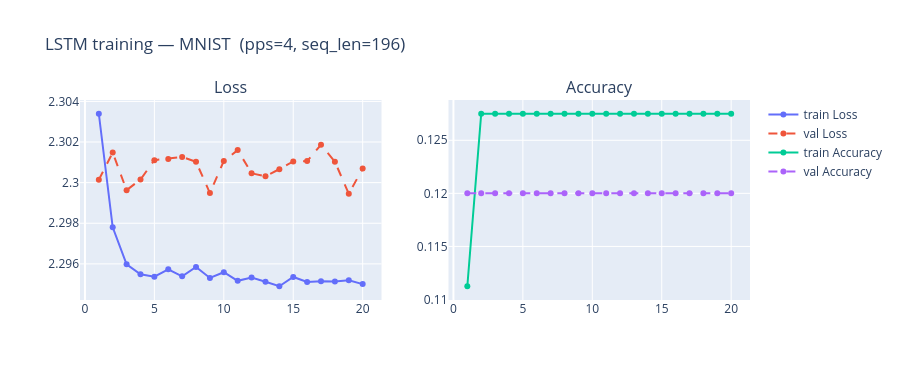
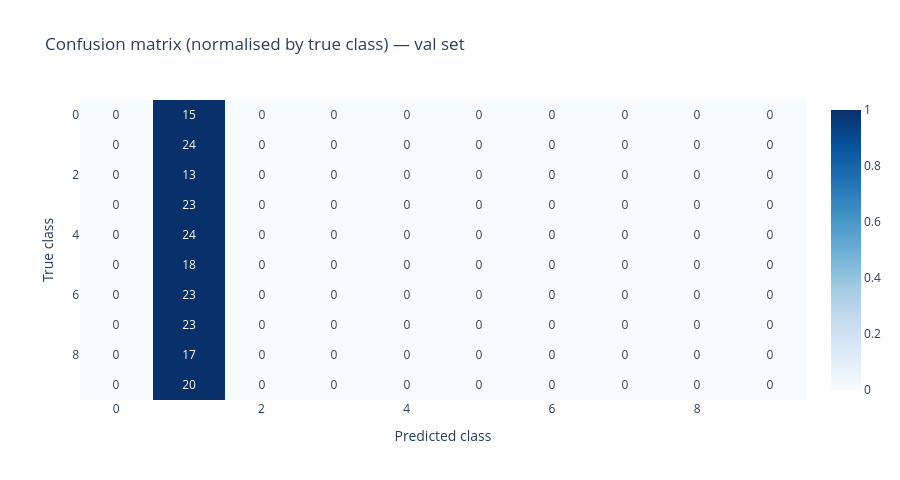

Here is the notebook cell these charts were saved with, in order:
### Code cell
# ---------------------------------------------------------------------------
# 8.5  Visualise training curves and confusion matrix
# ---------------------------------------------------------------------------
epochs_range = list(range(1, LSTM_NUM_EPOCHS + 1))

# ── training curves ──────────────────────────────────────────────────────────
fig_hist = make_subplots(
    rows=1, cols=2,
    subplot_titles=("Loss", "Accuracy"),
)
for col, (metric, label) in enumerate(
    [("loss", "Loss"), ("acc", "Accuracy")], start=1
):
    fig_hist.add_scatter(
        x=epochs_range, y=history[f"train_{metric}"],
        mode='lines+markers', name=f"train {label}",
        row=1, col=col,
    )
    fig_hist.add_scatter(
        x=epochs_range, y=history[f"val_{metric}"],
        mode='lines+markers', name=f"val {label}",
        line=dict(dash='dash'),
        row=1, col=col,
    )

fig_hist.update_layout(
    title_text=(
        f"LSTM training — {LSTM_DATASET}  "
        f"(pps={LSTM_PIXELS_PER_STEP}, seq_len={seq_len_lstm})"
    ),
    height=380,
)
fig_hist.show()

# ── confusion matrix ─────────────────────────────────────────────────────────
model.eval()
all_preds, all_true = [], []
with torch.no_grad():
    for xb, yb in val_dl:
        xb = xb.to(LSTM_DEVICE)
        preds = model(xb).argmax(1).cpu().numpy()
        all_preds.append(preds)
        all_true.append(yb.numpy())

all_preds = np.concatenate(all_preds)
all_true  = np.concatenate(all_true)

cm = np.zeros((n_classes, n_classes), dtype=int)
for t, p in zip(all_true, all_preds):
    cm[t, p] += 1

# Normalise rows to get recall-like heatmap
cm_norm = cm.astype(float)
row_sums = cm_norm.sum(axis=1, keepdims=True)
cm_norm  = np.where(row_sums > 0, cm_norm / row_sums, 0.0)

fig_cm = go.Figure(go.Heatmap(
    z            = cm_norm.tolist(),
    colorscale   = 'Blues',
    text         = cm.tolist(),
    texttemplate = "%{text}",
    showscale    = True,
))
fig_cm.update_layout(
    title_text  = f"Confusion matrix (normalised by true class) — val set",
    xaxis_title = "Predicted class",
    yaxis_title = "True class",
    yaxis       = dict(autorange='reversed'),
    height      = 480,
)
fig_cm.show()

### Figure 1 — Plotly figure (JSON) as saved in the notebook; plotly's stock layout.template omitted (floating-point values rounded to 4 significant figures)
{"data": [{"mode": "lines+markers", "name": "train Loss", "type": "scatter", "x": [1, 2, 3, 4, 5, 6, 7, 8, 9, 10, 11, 12, 13, 14, 15, 16, 17, 18, 19, 20], "xaxis": "x", "y": [2.303, 2.298, 2.296, 2.295, 2.295, 2.296, 2.295, 2.296, 2.295, 2.296, 2.295, 2.295, 2.295, 2.295, 2.295, 2.295, 2.295, 2.295, 2.295, 2.295], "yaxis": "y"}, {"line": {"dash": "dash"}, "mode": "lines+markers", "name": "val Loss", "type": "scatter", "x": [1, 2, 3, 4, 5, 6, 7, 8, 9, 10, 11, 12, 13, 14, 15, 16, 17, 18, 19, 20], "xaxis": "x", "y": [2.3, 2.301, 2.3, 2.3, 2.301, 2.301, 2.301, 2.301, 2.299, 2.301, 2.302, 2.3, 2.3, 2.301, 2.301, 2.301, 2.302, 2.301, 2.299, 2.301], "yaxis": "y"}, {"mode": "lines+markers", "name": "train Accuracy", "type": "scatter", "x": [1, 2, 3, 4, 5, 6, 7, 8, 9, 10, 11, 12, 13, 14, 15, 16, 17, 18, 19, 20], "xaxis": "x2", "y": [0.1113, 0.1275, 0.1275, 0.1275, 0.1275, 0.1275, 0.1275, 0.1275, 0.1275, 0.1275, 0.1275, 0.1275, 0.1275, 0.1275, 0.1275, 0.1275, 0.1275, 0.1275, 0.1275, 0.1275], "yaxis": "y2"}, {"line": {"dash": "dash"}, "mode": "lines+markers", "name": "val Accuracy", "type": "scatter", "x": [1, 2, 3, 4, 5, 6, 7, 8, 9, 10, 11, 12, 13, 14, 15, 16, 17, 18, 19, 20], "xaxis": "x2", "y": [0.12, 0.12, 0.12, 0.12, 0.12, 0.12, 0.12, 0.12, 0.12, 0.12, 0.12, 0.12, 0.12, 0.12, 0.12, 0.12, 0.12, 0.12, 0.12, 0.12], "yaxis": "y2"}], "layout": {"annotations": [{"font": {"size": 16}, "showarrow": false, "text": "Loss", "x": 0.225, "xanchor": "center", "xref": "paper", "y": 1, "yanchor": "bottom", "yref": "paper"}, {"font": {"size": 16}, "showarrow": false, "text": "Accuracy", "x": 0.775, "xanchor": "center", "xref": "paper", "y": 1, "yanchor": "bottom", "yref": "paper"}], "height": 380, "title": {"text": "LSTM training — MNIST  (pps=4, seq_len=196)"}, "xaxis": {"anchor": "y", "domain": [0, 0.45]}, "xaxis2": {"anchor": "y2", "domain": [0.55, 1]}, "yaxis": {"anchor": "x", "domain": [0, 1]}, "yaxis2": {"anchor": "x2", "domain": [0, 1]}}}

### Figure 2 — Plotly figure (JSON) as saved in the notebook; plotly's stock layout.template omitted (floating-point values rounded to 4 significant figures)
{"data": [{"colorscale": [[0, "rgb(247,251,255)"], [0.125, "rgb(222,235,247)"], [0.25, "rgb(198,219,239)"], [0.375, "rgb(158,202,225)"], [0.5, "rgb(107,174,214)"], [0.625, "rgb(66,146,198)"], [0.75, "rgb(33,113,181)"], [0.875, "rgb(8,81,156)"], [1, "rgb(8,48,107)"]], "showscale": true, "text": [[0, 15, 0, 0, 0, 0, 0, 0, 0, 0], [0, 24, 0, 0, 0, 0, 0, 0, 0, 0], [0, 13, 0, 0, 0, 0, 0, 0, 0, 0], [0, 23, 0, 0, 0, 0, 0, 0, 0, 0], [0, 24, 0, 0, 0, 0, 0, 0, 0, 0], [0, 18, 0, 0, 0, 0, 0, 0, 0, 0], [0, 23, 0, 0, 0, 0, 0, 0, 0, 0], [0, 23, 0, 0, 0, 0, 0, 0, 0, 0], [0, 17, 0, 0, 0, 0, 0, 0, 0, 0], [0, 20, 0, 0, 0, 0, 0, 0, 0, 0]], "texttemplate": "%{text}", "type": "heatmap", "z": [[0, 1, 0, 0, 0, 0, 0, 0, 0, 0], [0, 1, 0, 0, 0, 0, 0, 0, 0, 0], [0, 1, 0, 0, 0, 0, 0, 0, 0, 0], [0, 1, 0, 0, 0, 0, 0, 0, 0, 0], [0, 1, 0, 0, 0, 0, 0, 0, 0, 0], [0, 1, 0, 0, 0, 0, 0, 0, 0, 0], [0, 1, 0, 0, 0, 0, 0, 0, 0, 0], [0, 1, 0, 0, 0, 0, 0, 0, 0, 0], [0, 1, 0, 0, 0, 0, 0, 0, 0, 0], [0, 1, 0, 0, 0, 0, 0, 0, 0, 0]]}], "layout": {"height": 480, "title": {"text": "Confusion matrix (normalised by true class) — val set"}, "xaxis": {"title": {"text": "Predicted class"}}, "yaxis": {"autorange": "reversed", "title": {"text": "True class"}}}}
